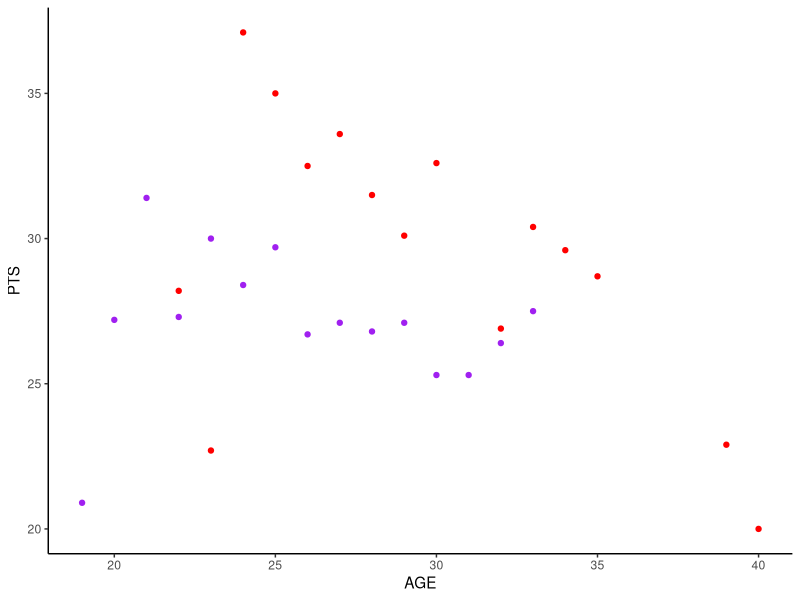
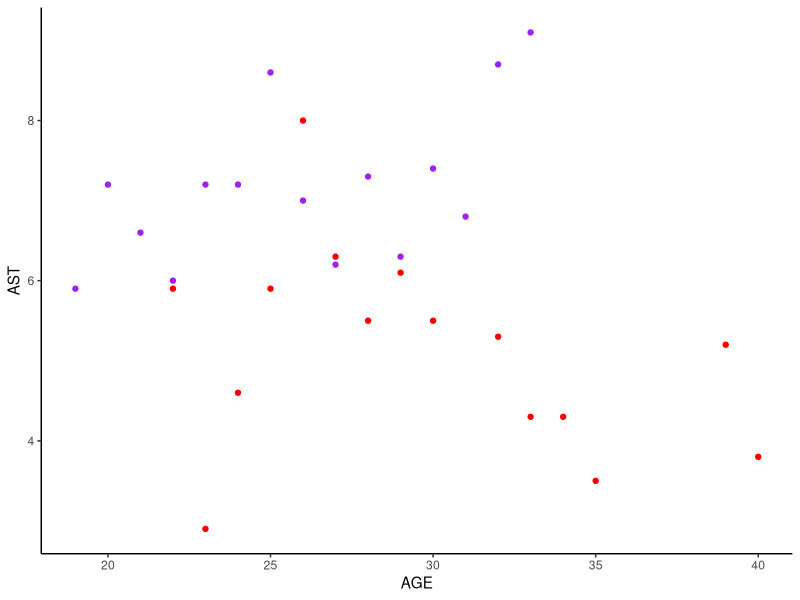
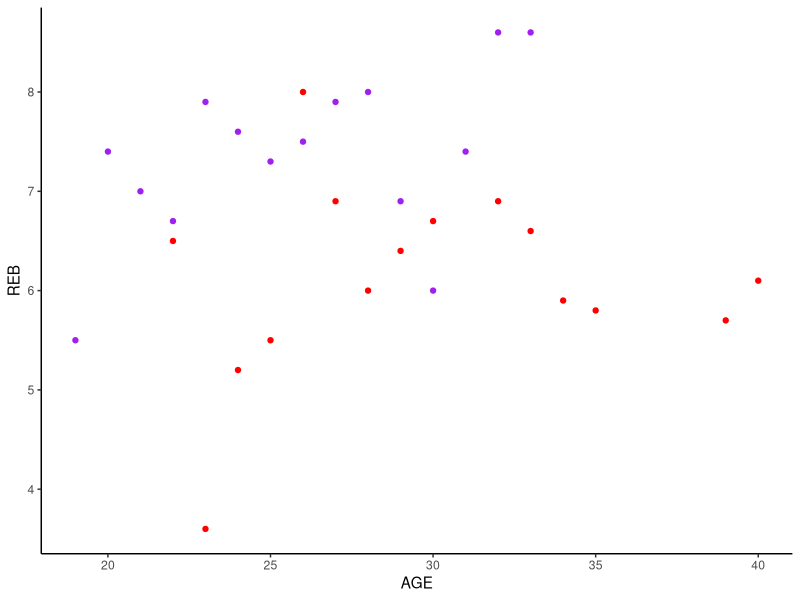
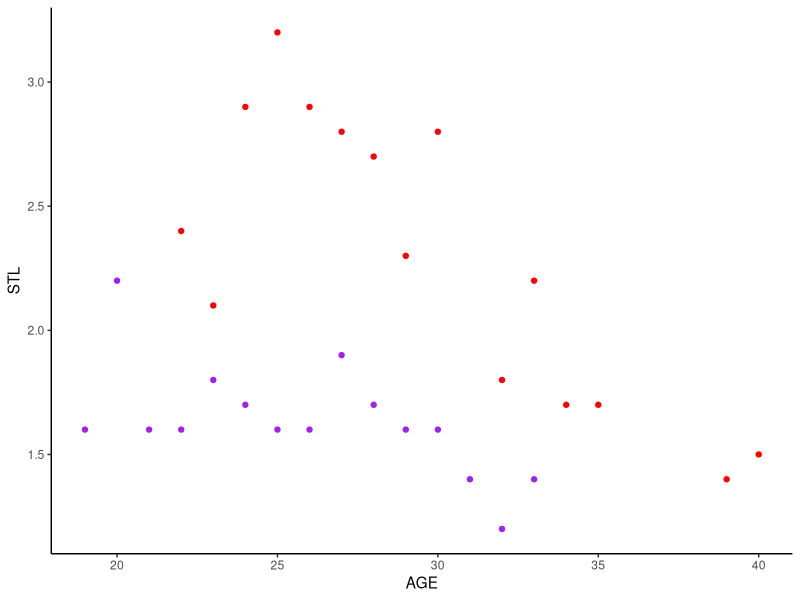
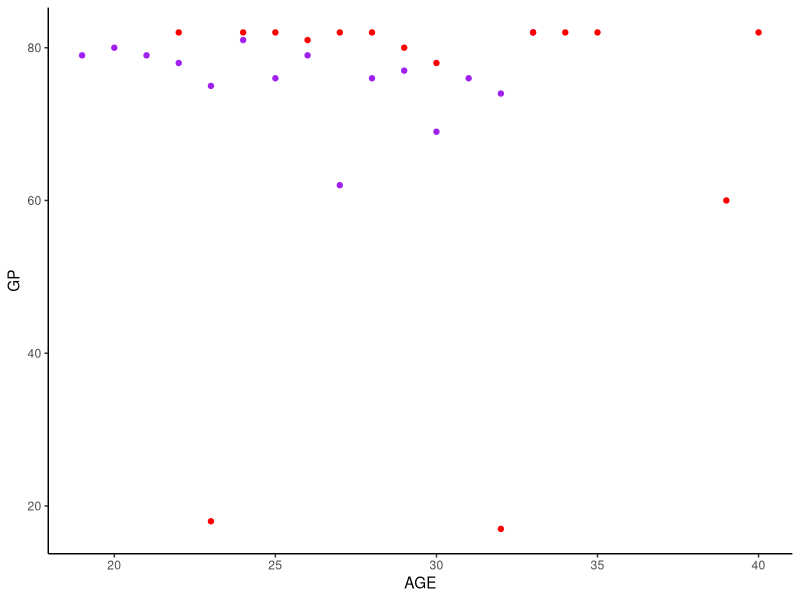
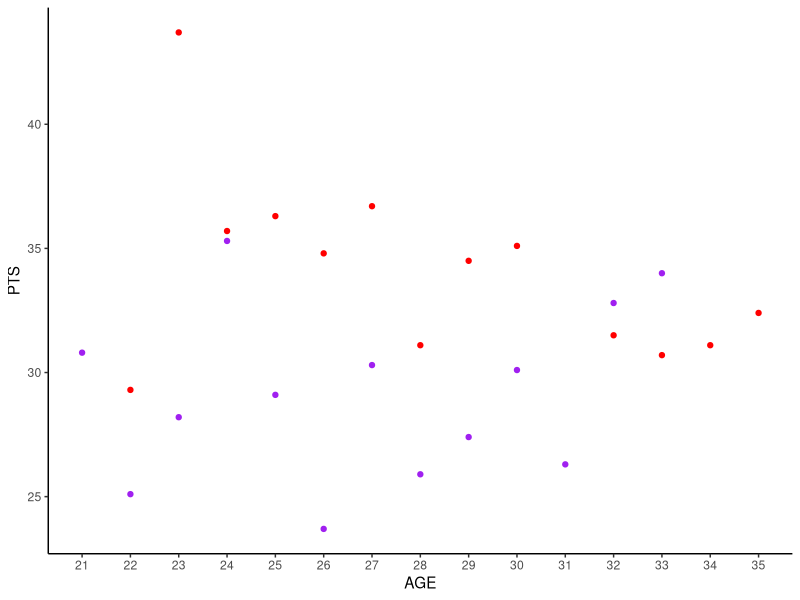
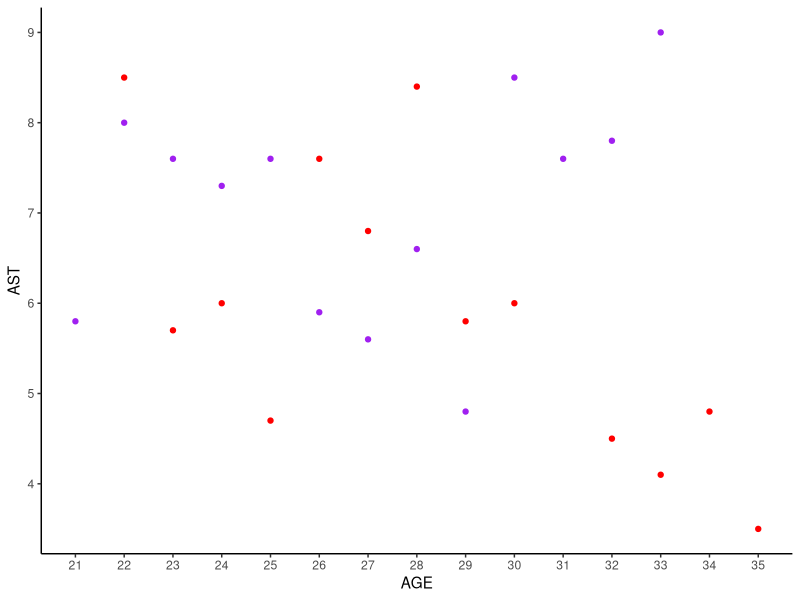
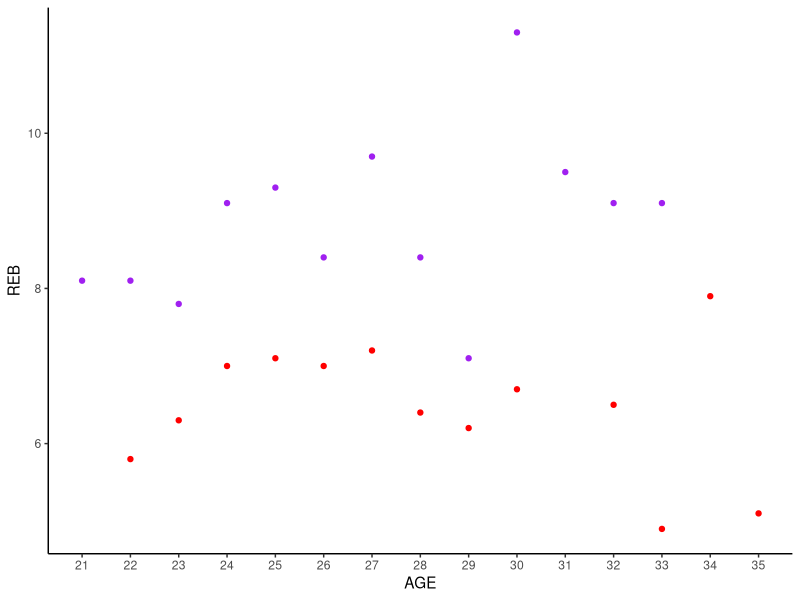

Generate these figures, in order, with R:
## ---- chunk 1
library("readxl")
library(ggplot2)
library(dplyr)
## ---- chunk 2

LebronRegular <- read_excel("JamesRegular1.xlsx", sheet = 1)
MikeRegular <- read_excel("JordanRegular.xlsx", sheet = 1)

LR <- data.frame(LebronRegular)
MR <- data.frame(MikeRegular)

LR <- LR[-c(16,17,18), ]
LR[,3:24] <- lapply(LR[,3:24], as.numeric)


xAxis <- 21:35

ggplot() +
  geom_point(data=LR, aes(x=AGE, y=PTS), color="purple") +
  geom_point(data=MR, aes(x=AGE, y=PTS), color="red") +
  theme_classic()
  

ggplot() +
  geom_point(data=LR, aes(x=AGE, y=AST), color="purple") +
  geom_point(data=MR, aes(x=AGE, y=AST), color="red") +
  theme_classic()

ggplot() +
  geom_point(data=LR, aes(x=AGE, y=REB), color="purple") +
  geom_point(data=MR, aes(x=AGE, y=REB), color="red") +
  theme_classic()

ggplot() +
  geom_point(data=LR, aes(x=AGE, y=STL), color="purple") +
  geom_point(data=MR, aes(x=AGE, y=STL), color="red") +
  theme_classic()

ggplot() +
  geom_point(data=LR, aes(x=AGE, y=GP), color="purple") +
  geom_point(data=MR, aes(x=AGE, y=GP), color="red") +
  theme_classic()
## ---- chunk 3
LebronPlayoff <- read_excel("JamesPlayoff.xlsx", sheet = 1)
MikePlayoff <- read_excel("JordanPlayoff.xlsx", sheet = 1)


MP <- data.frame(MikePlayoff)
LP <- data.frame(LebronPlayoff)

ggplot() +
  geom_point(data=LP, aes(x=AGE, y=PTS), color="purple") +
  geom_point(data=MP, aes(x=AGE, y=PTS), color="red") +
  theme_classic()+
  scale_x_continuous(breaks=xAxis, labels=xAxis)

ggplot() +
  geom_point(data=LP, aes(x=AGE, y=AST), color="purple") +
  geom_point(data=MP, aes(x=AGE, y=AST), color="red") +
  theme_classic()+
  scale_x_continuous(breaks=xAxis, labels=xAxis)

ggplot() +
  geom_point(data=LP, aes(x=AGE, y=REB), color="purple") +
  geom_point(data=MP, aes(x=AGE, y=REB), color="red") +
  theme_classic()+
  scale_x_continuous(breaks=xAxis, labels=xAxis)

ggplot() +
  geom_point(data=LP, aes(x=AGE, y=STL), color="purple") +
  geom_point(data=MP, aes(x=AGE, y=STL), color="red") +
  theme_classic()+
  scale_x_continuous(breaks=xAxis, labels=xAxis)

ggplot() +
  geom_point(data=LP, aes(x=AGE, y=GP), color="purple") +
  geom_point(data=MP, aes(x=AGE, y=GP), color="red") +
  theme_classic() +
  scale_x_continuous(breaks=xAxis, labels=xAxis)
## ---- chunk 4

#Points Metric

PTSLP <- weighted.mean(LP$PTS)
SD.LPPTS <- sd(LP$PTS)

PTSMP <- weighted.mean(MP$PTS)
SD.MPPTS <- sd(MP$PTS)

LPFG <- weighted.mean(LP$FG.)
MPFG <- weighted.mean(MP$FG.)

LP.PTS <- ((2*LPFG) * PTSLP/SD.LPPTS)/100
MP.PTS <- ((2*MPFG) * PTSMP/SD.MPPTS)/100

#While scoring is important so is the efficiency you do it with so I multiplied each player's point metric by their field goal percentage to reward whichever of the two had a higher FG%.
 

#Rebound Metric

REBLP <- weighted.mean(LP$REB)
SD.LPREB <- sd(LP$REB)

REBMP <- weighted.mean(MP$REB)
SD.MPREB <- sd(MP$REB)

LP.REB <- .8 * (REBLP)/SD.LPREB
MP.REB <- .8 * (REBMP)/SD.MPREB


#Assist Metric

ASTLP <- weighted.mean(LP$AST)
SD.LPAST <- sd(LP$AST)

ASTMP <- weighted.mean(MP$AST)
SD.MPAST <- sd(MP$AST)

LP.AST <- .9 * (ASTLP)/SD.LPAST
MP.AST <- .9 * (ASTMP)/SD.MPAST


#Steal Metric

STLLP <- weighted.mean(LP$STL)
SD.LPSTL <- sd(LP$STL)

STLMP <- weighted.mean(MP$STL)
SD.MPSTL <- sd(MP$STL)

LP.STL <- ((STLLP)/SD.LPSTL)/2
MP.STL <- ((STLMP)/SD.MPSTL)/2


#Block Metric

BLKLP <- weighted.mean(LP$BLK)
SD.LPBLK <- sd(LP$BLK)

BLKMP <- weighted.mean(MP$BLK)
SD.MPBLK <- sd(MP$BLK)

LP.BLK <- .9 * ((BLKLP)/SD.LPBLK)/2
MP.BLK <- .9 * ((BLKMP)/SD.MPBLK)/2


#Turnover Metric

TOVLP <- weighted.mean(LP$TOV)
SD.LPTOV <- sd(LP$TOV)

TOVMP <- weighted.mean(MP$TOV)
SD.MPTOV <- sd(MP$TOV)

LP.TOV <- .7 * (TOVLP)/SD.LPTOV
MP.TOV <- .7 * (TOVMP)/SD.MPBLK

LeBronPlayEff <- (LP.PTS + LP.REB + LP.AST + LP.STL + LP.BLK - LP.TOV)
MikePlayEff <- (MP.PTS + MP.REB + MP.AST + MP.STL + MP.BLK - MP.TOV)

## ---- chunk 5

#Points Metric

PTSLR <- weighted.mean(LR$PTS)
SD.LRPTS <- sd(LR$PTS)

PTSMR <- weighted.mean(MR$PTS)
SD.MRPTS <- sd(MR$PTS)

LRFG <- weighted.mean(LR$FG.)
MRFG <- weighted.mean(MR$FG.)

LR.PTS <- ((2*LRFG) * PTSLR/SD.LRPTS)/100
MR.PTS <- ((2*MRFG) * PTSMR/SD.MRPTS)/100

#I took the average points per game, and found the standard deviation of that.  If the standard deviation is higher, that means the player is less consistent. So dividing the weighted average by the standard deviation takes into account how high the average is, as well as how consistent the player was because the higher the sd, the lower the overall number will be.  I then took this number and multiplied it by the average field goal percentage to account for efficiency and accuracy.  So scoring 30 ppg on 50% shooting will mean more than scoring 30 ppg on 45% shooting. To keep this number consistent with the weights of all the other metrics, I took that number and multiplied it by two.  If i didn't do that, then points would be around 4-5 points out of the total rather than 8-9 which is a more accurate representation of the importance of points compared to the data in my opinion. 
 

#Rebound Metric

REBLR <- weighted.mean(LR$REB)
SD.LRREB <- sd(LR$REB)

REBMR <- weighted.mean(MR$REB)
SD.MRREB <- sd(MR$REB)

LR.REB <- .8 * (REBLR)/SD.LRREB
MR.REB <- .8 * (REBMR)/SD.MRREB


# I had the same mindset as I did with points dividing the wighted average by the standard deviation but multiplied the final number by .8 because I do not consider rebounds as important as points


#Assist Metric

ASTLR <- weighted.mean(LR$AST)
SD.LRAST <- sd(LR$AST)

ASTMR <- weighted.mean(MR$AST)
SD.MRAST <- sd(MR$AST)

LR.AST <- .9 * (ASTLR)/SD.LRAST
MR.AST <- .9 * (ASTMR)/SD.MRAST

# I had the same mindset as I did with points dividing the wighted average by the standard deviation but multiplied the final number by .9 because I do not consider assists as important as points but I think they are more important than rebounds.



#Steal Metric

STLLR <- weighted.mean(LR$STL)
SD.LRSTL <- sd(LR$STL)

STLMR <- weighted.mean(MR$STL)
SD.MRSTL <- sd(MR$STL)

LR.STL <- ((STLLR)/SD.LRSTL)/2
MR.STL <- ((STLMR)/SD.MRSTL)/2

# I divided the weighted average/sd number by 2 because if I didn't, it would make steals just as impactful as points on the final number.  Dividing steals and rebounds by 2 offsets the data to where offense is slightly more important than defense but they are about the same weight.


#Block Metric

BLKLR <- weighted.mean(LR$BLK)
SD.LRBLK <- sd(LR$BLK)

BLKMR <- weighted.mean(MR$BLK)
SD.MRBLK <- sd(MR$BLK)

LR.BLK <- .9 * ((BLKLR)/SD.LRBLK)/2
MR.BLK <- .9 * ((BLKMR)/SD.MRBLK)/2

#I multiplied blocks by .9 because I consider blocks slightly less important than steals because more steals result in transition scoring opportunities than blocks


#Turnover Metric

TOVLR <- weighted.mean(LR$TOV)
SD.LRTOV <- sd(LR$TOV)

TOVMR <- weighted.mean(MR$TOV)
SD.MRTOV <- sd(MR$TOV)

LR.TOV <- .7 * (TOVLR)/SD.LRTOV
MR.TOV <- .7 * (TOVMR)/SD.MRBLK

LeBronRegEff <- (LR.PTS + LR.REB + LR.AST + LR.STL + LR.BLK - LR.TOV)
MikeRegEff <- (MR.PTS + MR.REB + MR.AST + MR.STL + MR.BLK - MR.TOV)

#I multiplied turnovers by .7 because I don't think they matter as much as any of the other stats that are beneficial to the team but should be considered.  Had I not multiplied them by .7, they would have been more impactful than rebounds and assists which I believe is not the case.

## ---- chunk 6
FinalMike <- ((MikePlayEff*1.25)+MikeRegEff)/2
FinalLeBron <- ((LeBronPlayEff*1.25)+MikeRegEff)/2

FinalMike
FinalLeBron
